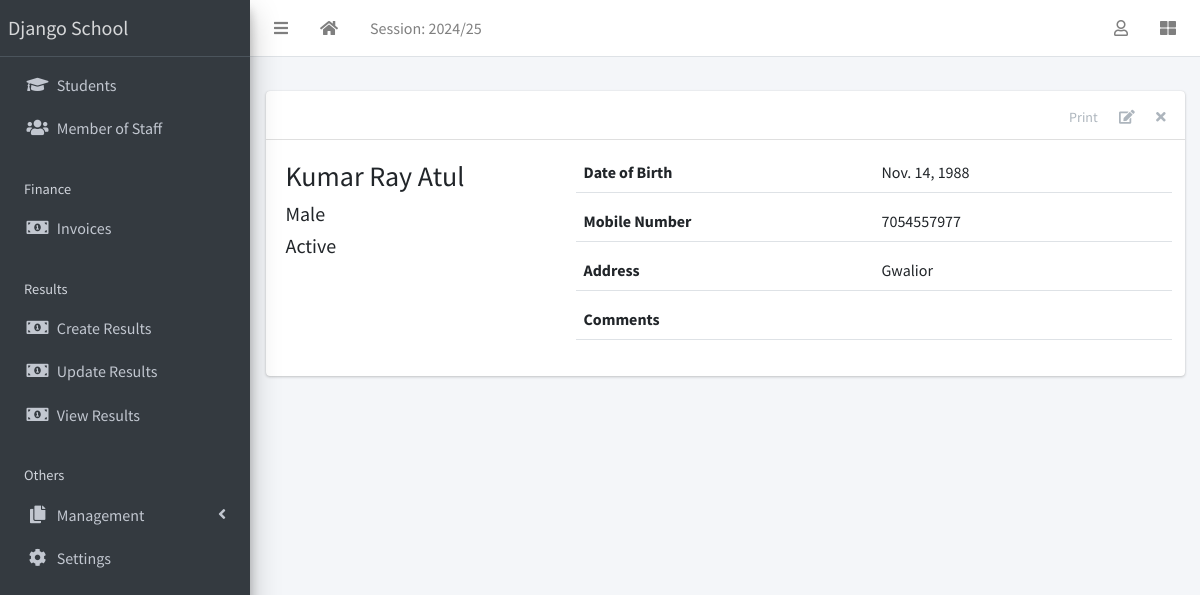
The app's page /staff/2/ with its own data.
### apps/corecode/models.py (models this page shows, shortened)
class AcademicSession(models.Model):
    name = models.CharField(max_length=200, unique=True)
    current = models.BooleanField(default=True)
    class Meta:
        ordering = ["-name"]

class SiteConfig(models.Model):
    key = models.SlugField()
    value = models.CharField(max_length=200)

### apps/staffs/models.py (models this page shows, shortened)
class Staff(models.Model):
    STATUS = [("active", "Active"), ("inactive", "Inactive")]
    GENDER = [("male", "Male"), ("female", "Female")]
    current_status = models.CharField(max_length=10, choices=STATUS, default="active")
    surname = models.CharField(max_length=200)
    firstname = models.CharField(max_length=200)
    other_name = models.CharField(max_length=200, blank=True)
    gender = models.CharField(max_length=10, choices=GENDER, default="male")
    date_of_birth = models.DateField(default=timezone.now)
    date_of_admission = models.DateField(default=timezone.now)
    mobile_num_regex = RegexValidator(
        regex="^[0-9]{10,15}$", message="Entered mobile number isn't in a right format!"
    )
    mobile_number = models.CharField(
        validators=[mobile_num_regex], max_length=13, blank=True
    )
    address = models.TextField(blank=True)
    others = models.TextField(blank=True)
    def __str__(self):
        return f"{self.surname} {self.firstname} {self.other_name}"

### apps/staffs/views.py (the view)
# urls.py: path("<int:pk>/", StaffDetailView.as_view(), name="staff-detail"),
class StaffDetailView(DetailView):
    model = Staff
    template_name = "staffs/staff_detail.html"

### apps/corecode/context_processors.py (called while the page is built)
def site_defaults(request):
    current_session = AcademicSession.objects.get(current=True)
    current_term = AcademicTerm.objects.get(current=True)
    vals = SiteConfig.objects.all()
    contexts = {
        "current_session": current_session.name,
        "current_term": current_term.name,
    }
    for val in vals:
        contexts[val.key] = val.value
    return contexts

### apps/staffs/templates/staffs/staff_detail.html (shortened to what this page needs)
{% extends 'base.html' %}
{% block content-header %}
<div class="card-header">
  <div class="card-tools">
    <a href="#" class="btn btn-tool">Print</a>
    <a href="{% url 'staff-update' object.id %}" class="btn btn-tool">
      <i class="fas fa-edit"></i>
    </a>
    <a href="{% url 'staff-delete' object.id %}" class="btn btn-tool">
      <i class="fas fa-times"></i>
    </a>
  </div>
</div>
{% endblock content-header %}
{% block content %}
    <div class="row">
      <div class="col-sm-4">
        <div>
          <h3>{{ object }} </h3>
          <h5>{{ object.get_gender_display }} </h5>
          <h5>{{ object.get_current_status_display }} </h5>
        </div>
      </div>
      <div class="col-sm-8">
        <div>
          <div class="form-group border-bottom row">
            <label class="col">
              Date of Birth
            </label>
            <div class="col">
              {{ object.date_of_birth }}
            </div>
          </div>
          <div class="form-group border-bottom row">
            <label class="col">
               Mobile Number
            </label>
            <div class="col">
              {{ object.mobile_number}}
            </div>
          </div>
          <div class="form-group border-bottom row">
            <label class="col">
              Address
            </label>
            <div class="col">
              {{ object.address }}
            </div>
          </div>
          <div class="form-group border-bottom row">
            <label class="col">
              Comments
            </label>
            <div class="col">
            </div>
          </div>
        </div>
      </div>
    </div>
{% endblock content %}

### templates/base.html (shortened to what this page needs)
{% load static %}
<!DOCTYPE html>
<html lang="en">
<head>
  <link rel="stylesheet" href="{% static 'plugins/fontawesome-free/css/all.min.css' %}">
  <link rel="stylesheet" href="{% static 'plugins/toastr/toastr.min.css' %}">
  <link rel="stylesheet"
    href="{% static 'plugins/overlayScrollbars/css/OverlayScrollbars.min.css' %}">
  <link rel="stylesheet" href="{% static 'plugins/Datatables/datatables.min.css' %}" />
  <link rel="stylesheet" href="{% static 'dist/css/adminlte.min.css' %}">
</head>
<body
  class="hold-transition sidebar-mini layout-fixed layout-navbar-fixed layout-footer-fixed">
  <div class="wrapper">
    <nav class="main-header navbar navbar-expand navbar-white navbar-light">
      <ul class="navbar-nav">
        <li class="nav-item">
          <a class="nav-link" data-widget="pushmenu" href="#" role="button"><i
              class="fas fa-bars"></i></a>
        </li>
        <li class="nav-item d-none d-sm-inline-block">
          <a href="{% url 'home' %} " class="nav-link"><i class="fa fa-home"></i></a>
        </li>
        <li class="nav-item d-none d-sm-inline-block">
          <a href="{% url 'current-session' %}" class="nav-link">Session: {{ current_session }}</a>
        </li>
      </ul>
      <ul class="navbar-nav ml-auto">
        <li class="nav-item dropdown">
          <a class="nav-link" data-toggle="dropdown" href="#">
            <i class="far fa-user"></i>
          </a>
        </li>
        <li class="nav-item">
          <a class="nav-link" data-widget="control-sidebar" data-slide="true"
            href="#" role="button"><i class="fas fa-th-large"></i></a>
        </li>
      </ul>
    </nav>
    <aside class="main-sidebar sidebar-dark-primary elevation-4">
      <a href="{% url 'home' %}" class="brand-link">{{ school_name | default:"MySchool" }}</a>
      <div class="sidebar">
        <nav class="mt-2">
          <ul class="nav nav-pills nav-sidebar flex-column"
            data-widget="treeview" role="menu" data-accordion="false">
            <li class="nav-item">
              <a href="{% url 'student-list' %}" class="nav-link">
                <i class="nav-icon fas fa-graduation-cap"></i>
                <p>
                  Students
                </p>
              </a>
            </li>
            <li class="nav-item">
              <a href="{% url 'staff-list' %}" class="nav-link">
                <i class="nav-icon fas fa-users"></i>
                <p>
                  Member of Staff
                </p>
              </a>
            </li>
            <li class="nav-header">Finance</li>
            <li class="nav-item">
              <a href="{% url 'invoice-list' %}" class="nav-link">
                <i class="nav-icon fas fa-money-bill-alt"></i>
                <p>
                  Invoices
                </p>
              </a>
            </li>
            <li class="nav-header">Results</li>
            <li class="nav-item">
              <a href="{% url 'create-result' %}" class="nav-link">
                <i class="nav-icon fas fa-money-bill-alt"></i>
                <p>
                  Create Results
                </p>
              </a>
            </li>
            <li class="nav-item">
              <a href="{% url 'edit-results' %}" class="nav-link">
                <i class="nav-icon fas fa-money-bill-alt"></i>
                <p>
                  Update Results
                </p>
              </a>
            </li>
            <li class="nav-item">
              <a href="{% url 'view-results' %}" class="nav-link">
                <i class="nav-icon fas fa-money-bill-alt"></i>
                <p>
                  View Results
                </p>
              </a>
            </li>
            <li class="nav-header">Others</li>
            <li class="nav-item has-treeview">
              <a href="#" class="nav-link">
                <i class="nav-icon fas fa-copy"></i>
                <p>
                  Management
                  <i class="fas fa-angle-left right"></i>
                </p>
              </a>
            </li>
            <li class="nav-item">
              <a href="{% url 'configs' %}" class="nav-link">
                <i class="nav-icon fas fa-cog"></i>
                <p>
                  Settings
                </p>
              </a>
            </li>
          </ul>
        </nav>
      </div>
    </aside>
    <div class="content-wrapper">
      <section class="content-header">
      </section>
      <section class="content">
        <div class="container-fluid">
          <div class="row">
            <div class="col-md-12">
              {% block fullcard %}
              <div class="card">
                {% block content-header %}{% endblock content-header %}
                <div class="card-body">
                  <div class="row">
                    <div class="col">
                      {% block content %}
                      {% endblock content %}
                    </div>
                  </div>
                </div>
              </div>
              {% endblock fullcard %}
            </div>
          </div>
        </div>
      </section>
    </div>
  </div>
</body>
</html>

### records on screen
AcademicSession: name "2024/25"
SiteConfig: value "Django School"
Staff: surname+firstname+other_name "Kumar Ray Atul", gender "Male", current_status "Active", date_of_birth "Nov. 14, 1988", mobile_number "7054557977", address "Gwalior"
